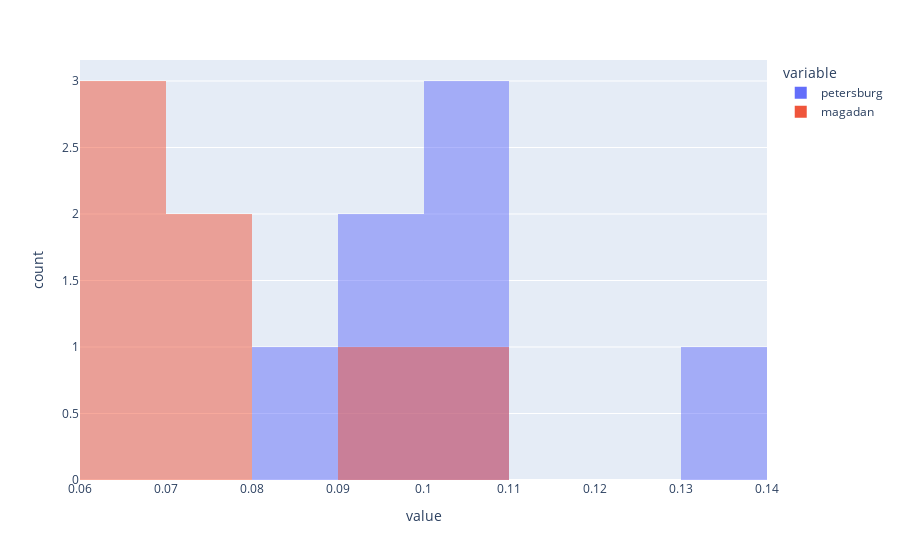

The notebook cell this image was saved under:
### Markdown cell above
_________________________________________________________________________________________________________________
### 4. Проверка гипотезы о разнице между размерами мидий

### Code cell
import plotly.express as px
px.histogram(mussels_data, barmode='overlay', nbins=8)

### Figure 1 — Plotly figure (JSON) as saved in the notebook; plotly's stock layout.template omitted (floating-point values rounded to 4 significant figures)
{"data": [{"alignmentgroup": "True", "bingroup": "x", "hovertemplate": "variable=petersburg<br>value=%{x}<br>count=%{y}<extra></extra>", "legendgroup": "petersburg", "marker": {"color": "#636efa", "opacity": 0.5, "pattern": {"shape": ""}}, "name": "petersburg", "nbinsx": 8, "offsetgroup": "petersburg", "orientation": "v", "showlegend": true, "type": "histogram", "x": [0.0974, 0.1352, 0.0817, 0.1016, 0.0968, 0.1064, 0.105], "xaxis": "x", "yaxis": "y"}, {"alignmentgroup": "True", "bingroup": "x", "hovertemplate": "variable=magadan<br>value=%{x}<br>count=%{y}<extra></extra>", "legendgroup": "magadan", "marker": {"color": "#EF553B", "opacity": 0.5, "pattern": {"shape": ""}}, "name": "magadan", "nbinsx": 8, "offsetgroup": "magadan", "orientation": "v", "showlegend": true, "type": "histogram", "x": [0.1033, 0.0915, 0.0781, 0.0685, 0.0677, 0.0697, 0.0764], "xaxis": "x", "yaxis": "y"}], "layout": {"barmode": "overlay", "legend": {"title": {"text": "variable"}, "tracegroupgap": 0}, "margin": {"t": 60}, "xaxis": {"anchor": "y", "domain": [0, 1], "title": {"text": "value"}}, "yaxis": {"anchor": "x", "domain": [0, 1], "title": {"text": "count"}}}}
